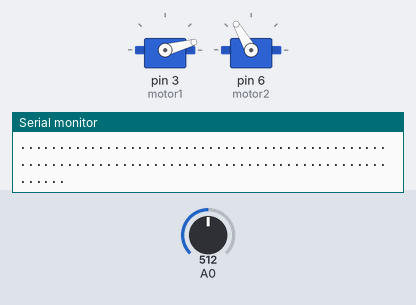
This sketch was run on a simulated Arduino Uno, built with avr-gcc and run on an emulated ATmega328P. Parts: 2 × servo, the last lines printed to the serial monitor. The inputs (shaded band) are chosen by the test bench; at power-on: A0 = 512.

Above: at 1.2 s.
1.3 s: A0 set to 543
3.0 s: A0 set to 569
At 5.9 s:
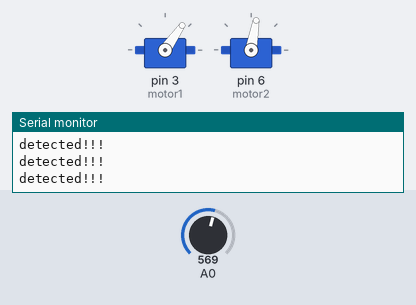
6.0 s: A0 set to 511
At 6.6 s:
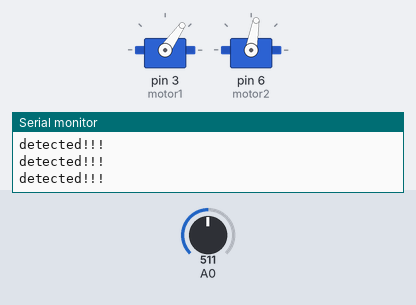
7.5 s: A0 set to 472
9.0 s: A0 set to 448
At 9.4 s:
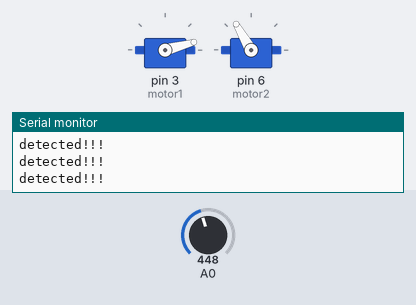
Timing chart, 0 to 13.0 s (numbered marks = the images above; inputs shaded):
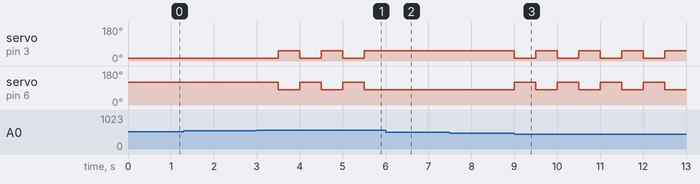

Measured:
- the behaviour switches between 561 and 562 on A0 (found by bisection; images 0 and 1)
- the behaviour switches between 463 and 462 on A0 (found by bisection; images 2 and 3)
- after the input at 1.3 s, every drawn part: stays the same
- after the input at 3.0 s, servo on pin 3 (motor1): alternates 55° for 0.50 s and 15° for 0.50 s, starting after 0.50 s; servo on pin 6 (motor2): alternates 120° for 0.50 s and 80° for 0.50 s, starting after 0.50 s
- after the input at 6.0 s, servo on pin 3 (motor1): stays 55° (without the input it goes to 15° after 0.00 s); servo on pin 6 (motor2): stays 80° (without the input it goes to 120° after 0.00 s)
- after the input at 7.5 s, every drawn part: stays the same
- after the input at 9.0 s, servo on pin 3 (motor1): alternates 55° for 0.50 s and 15° for 0.50 s, starting at once; servo on pin 6 (motor2): alternates 120° for 0.50 s and 80° for 0.50 s, starting at once

The sketch:

servo_mask.ino
```cpp
#include<Servo.h>
Servo motor1;
Servo motor2;

int val;
int sample;
void setup() {
  pinMode(A0,INPUT);
  Serial.begin(9600);
  motor1.attach(3);
  motor2.attach(6);

  motor1.write(15);
  motor2.write(120);
  Serial.println("taking samples!!!!");
  sample = take_sample();

}

int take_sample(){
  int total_sample = 100;
  long int res = 0;
  for(int i = 0;i<total_sample;i++){
    Serial.print('.');
    res += analogRead(A0);
  }
  res = res/total_sample;
  return res;
}


void control(int a){
  if (a == -1){
    motor1.write(55);
    motor2.write(80);
    delay(500);
  }else if (a == 1){
    motor1.write(15);
    motor2.write(120);
    delay(500);

  }
}

int mode = 1;
int threshold = 50;

void loop() {
  val = analogRead(A0);
  if (val >= sample+threshold || val <= sample-threshold){
    Serial.println("detected!!!");
    control(mode);
    mode *= -1;
  }


}
```
